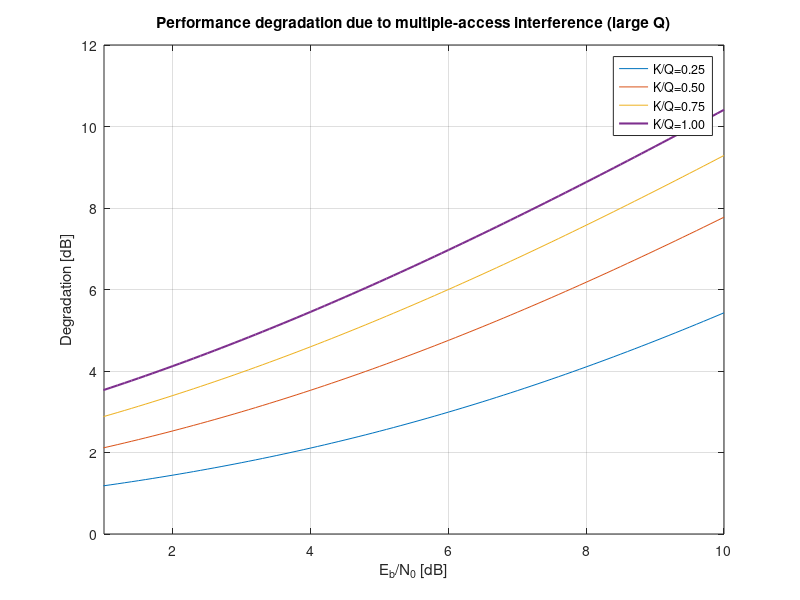

Write the MATLAB code that produced this figure.
%% Performance degradation due to multiple-access interference (large Q)
% 
% Copyright 2007 Telecommunications Lab
% $Revision: 1.0 $ $Date: 2007/06/21 12:45:07 $

%%
% 
EB_N_dB=[0:.1:10];
EB_N_lin=10.^(0.1*EB_N_dB);
Q=1000;
i=1;
for (K_Q=.25:.25:1),
Dg_lin(i,:)=(1+(K_Q-1/Q)*EB_N_lin);
Dg(i,:)=10*log10(Dg_lin(i,:));
i=i+1;
end

%%
plot(EB_N_dB, Dg(1,:),EB_N_dB, Dg(2,:),EB_N_dB, Dg(3,:),EB_N_dB, Dg(4,:),'LineWidth',1.5);
legend('K/Q=0.25','K/Q=0.50','K/Q=0.75','K/Q=1.00')
title('Performance degradation due to multiple-access interference (large Q)')
xlabel('E_b/N_0 [dB]')
axis([1 10 0 12])
ylabel('Degradation [dB]')
grid on;